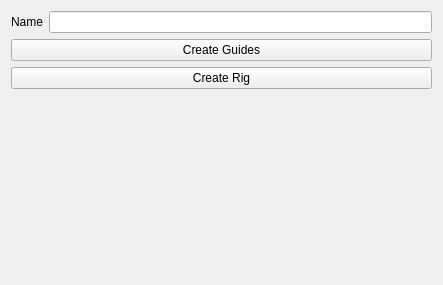
<?xml version="1.0" encoding="UTF-8"?>
<ui version="4.0">
 <class>Form</class>
 <widget class="QWidget" name="Form">
  <property name="geometry">
   <rect>
    <x>0</x>
    <y>0</y>
    <width>443</width>
    <height>285</height>
   </rect>
  </property>
  <property name="windowTitle">
   <string>Form</string>
  </property>
  <layout class="QVBoxLayout" name="verticalLayout">
   <item>
    <layout class="QHBoxLayout" name="horizontalLayout">
     <item>
      <widget class="QLabel" name="label_2">
       <property name="text">
        <string>Name</string>
       </property>
      </widget>
     </item>
     <item>
      <widget class="QLineEdit" name="mdl_name"/>
     </item>
    </layout>
   </item>
   <item>
    <widget class="QPushButton" name="mdl_btn_guides">
     <property name="text">
      <string>Create Guides</string>
     </property>
    </widget>
   </item>
   <item>
    <widget class="QPushButton" name="mdl_btn_rig">
     <property name="text">
      <string>Create Rig</string>
     </property>
    </widget>
   </item>
   <item>
    <spacer name="verticalSpacer">
     <property name="orientation">
      <enum>Qt::Vertical</enum>
     </property>
     <property name="sizeHint" stdset="0">
      <size>
       <width>20</width>
       <height>40</height>
      </size>
     </property>
    </spacer>
   </item>
  </layout>
 </widget>
 <resources/>
 <connections/>
</ui>
